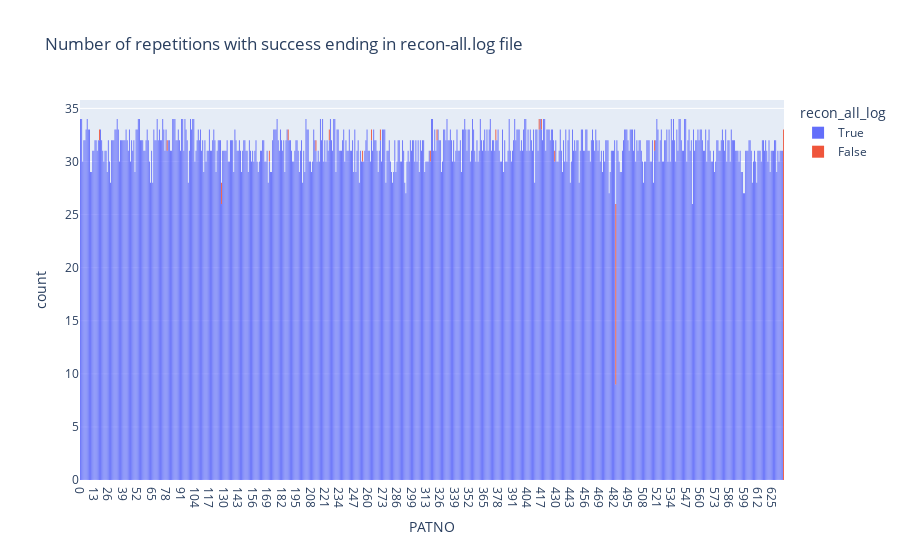

The cell this chart's notebook holds for it:
### Code cell
px.histogram(
    recon_all_log_base.sort_values("PATNO").astype({"PATNO": "str"}),
    x="PATNO",
    title="Number of repetitions with success ending in recon-all.log file",
    color="recon_all_log",
)

### Figure 1 — Plotly figure (JSON) as saved in the notebook; plotly's stock layout.template omitted (floating-point values rounded to 4 significant figures; data arrays with more than 128 entries replaced by an {"elided": "..."} marker saying what was removed)
{"data": [{"alignmentgroup": "True", "bingroup": "x", "hovertemplate": "recon_all_log=True<br>PATNO=%{x}<br>count=%{y}<extra></extra>", "legendgroup": "True", "marker": {"color": "#636efa", "pattern": {"shape": ""}}, "name": "True", "offsetgroup": "True", "orientation": "v", "showlegend": true, "type": "histogram", "x": {"elided": "19881 str values"}, "xaxis": "x", "yaxis": "y"}, {"alignmentgroup": "True", "bingroup": "x", "hovertemplate": "recon_all_log=False<br>PATNO=%{x}<br>count=%{y}<extra></extra>", "legendgroup": "False", "marker": {"color": "#EF553B", "pattern": {"shape": ""}}, "name": "False", "offsetgroup": "False", "orientation": "v", "showlegend": true, "type": "histogram", "x": ["17", "78", "127", "127", "170", "187", "212", "224", "254", "262", "270", "309", "309", "309", "309", "309", "309", "309", "309", "309", "309", "309", "309", "309", "309", "309", "309", "309", "309", "309", "309", "309", "309", "309", "309", "309", "309", "309", "309", "309", "309", "309", "309", "309", "316", "322", "375", "414", "416", "428", "483", "483", "483", "483", "483", "483", "483", "483", "483", "483", "483", "483", "483", "483", "483", "483", "483", "518"], "xaxis": "x", "yaxis": "y"}], "layout": {"barmode": "relative", "legend": {"title": {"text": "recon_all_log"}, "tracegroupgap": 0}, "title": {"text": "Number of repetitions with success ending in recon-all.log file"}, "xaxis": {"anchor": "y", "domain": [0, 1], "title": {"text": "PATNO"}}, "yaxis": {"anchor": "x", "domain": [0, 1], "title": {"text": "count"}}}}
